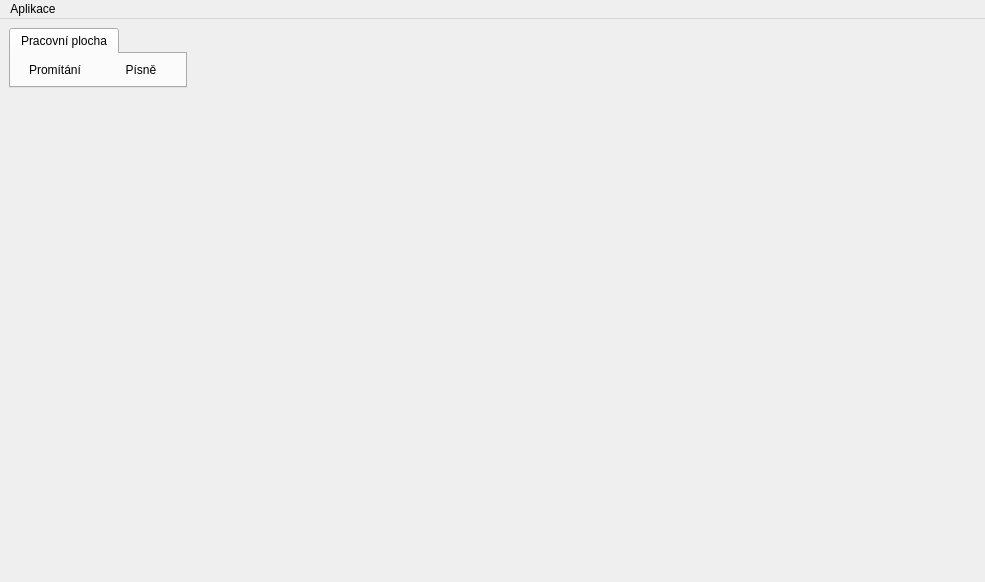
<?xml version="1.0" encoding="UTF-8"?>
<ui version="4.0">
 <class>MainWindow</class>
 <widget class="QMainWindow" name="MainWindow">
  <property name="geometry">
   <rect>
    <x>0</x>
    <y>0</y>
    <width>985</width>
    <height>582</height>
   </rect>
  </property>
  <property name="acceptDrops">
   <bool>true</bool>
  </property>
  <property name="windowIcon">
   <iconset resource="../../res/resources.qrc">
    <normaloff>:/logos/lumen_icon_16.png</normaloff>:/logos/lumen_icon_16.png</iconset>
  </property>
  <widget class="QWidget" name="centralwidget">
   <layout class="QVBoxLayout" name="verticalLayout">
    <item>
     <layout class="QHBoxLayout" name="ltMenu">
      <property name="rightMargin">
       <number>0</number>
      </property>
      <item>
       <widget class="QTabWidget" name="tabWidget_2">
        <property name="sizePolicy">
         <sizepolicy hsizetype="Preferred" vsizetype="Preferred">
          <horstretch>0</horstretch>
          <verstretch>0</verstretch>
         </sizepolicy>
        </property>
        <property name="focusPolicy">
         <enum>Qt::NoFocus</enum>
        </property>
        <widget class="QWidget" name="tab_3">
         <attribute name="icon">
          <iconset resource="../../res/resources.qrc">
           <normaloff>:/icons/16/Virtual Machine_16px.png</normaloff>:/icons/16/Virtual Machine_16px.png</iconset>
         </attribute>
         <attribute name="title">
          <string>Pracovní plocha</string>
         </attribute>
         <layout class="QHBoxLayout" name="horizontalLayout_2">
          <property name="leftMargin">
           <number>4</number>
          </property>
          <property name="topMargin">
           <number>4</number>
          </property>
          <property name="rightMargin">
           <number>4</number>
          </property>
          <property name="bottomMargin">
           <number>4</number>
          </property>
          <item>
           <widget class="QPushButton" name="btnPresentationMode">
            <property name="text">
             <string>Promítání</string>
            </property>
            <property name="icon">
             <iconset resource="../../res/resources.qrc">
              <normaloff>:/icons/16/Video Projector_16px.png</normaloff>:/icons/16/Video Projector_16px.png</iconset>
            </property>
            <property name="checkable">
             <bool>true</bool>
            </property>
            <property name="checked">
             <bool>false</bool>
            </property>
            <property name="flat">
             <bool>true</bool>
            </property>
            <attribute name="buttonGroup">
             <string notr="true">bgMode</string>
            </attribute>
           </widget>
          </item>
          <item>
           <widget class="QPushButton" name="btnSongsMode">
            <property name="text">
             <string>Písně</string>
            </property>
            <property name="icon">
             <iconset resource="../../res/resources.qrc">
              <normaloff>:/icons/16/Musical Notes_16px.png</normaloff>:/icons/16/Musical Notes_16px.png</iconset>
            </property>
            <property name="checkable">
             <bool>true</bool>
            </property>
            <property name="flat">
             <bool>true</bool>
            </property>
            <attribute name="buttonGroup">
             <string notr="true">bgMode</string>
            </attribute>
           </widget>
          </item>
         </layout>
        </widget>
       </widget>
      </item>
      <item>
       <widget class="QStackedWidget" name="swMenu"/>
      </item>
     </layout>
    </item>
    <item>
     <widget class="QStackedWidget" name="swModes">
      <property name="sizePolicy">
       <sizepolicy hsizetype="Preferred" vsizetype="Expanding">
        <horstretch>0</horstretch>
        <verstretch>1</verstretch>
       </sizepolicy>
      </property>
      <widget class="MainWindow_PresentationMode" name="wgtPresentationMode"/>
      <widget class="MainWindow_SongsMode" name="wgtSongsMode"/>
     </widget>
    </item>
   </layout>
  </widget>
  <widget class="QMenuBar" name="menuBar">
   <property name="geometry">
    <rect>
     <x>0</x>
     <y>0</y>
     <width>985</width>
     <height>21</height>
    </rect>
   </property>
   <widget class="QMenu" name="menuProgram">
    <property name="title">
     <string>Aplikace</string>
    </property>
    <addaction name="actionGenerateDocuments"/>
    <addaction name="separator"/>
    <addaction name="actionBulkEditSongs"/>
    <addaction name="separator"/>
    <addaction name="actionBackgrounds"/>
    <addaction name="actionStyles"/>
    <addaction name="actionImportBible"/>
    <addaction name="actionSettings"/>
    <addaction name="separator"/>
    <addaction name="actionSendFeedback"/>
    <addaction name="actionAbout"/>
   </widget>
   <addaction name="menuProgram"/>
  </widget>
  <action name="actionSettings">
   <property name="icon">
    <iconset resource="../../res/resources.qrc">
     <normaloff>:/icons/16/Settings_16px.png</normaloff>:/icons/16/Settings_16px.png</iconset>
   </property>
   <property name="text">
    <string>Nastavení</string>
   </property>
  </action>
  <action name="actionBackgrounds">
   <property name="icon">
    <iconset resource="../../res/resources.qrc">
     <normaloff>:/icons/16/Full Image_16px.png</normaloff>:/icons/16/Full Image_16px.png</iconset>
   </property>
   <property name="text">
    <string>Správa pozadí</string>
   </property>
  </action>
  <action name="actionStyles">
   <property name="icon">
    <iconset resource="../../res/resources.qrc">
     <normaloff>:/icons/16/Paint Palette_16px.png</normaloff>:/icons/16/Paint Palette_16px.png</iconset>
   </property>
   <property name="text">
    <string>Správa stylů</string>
   </property>
  </action>
  <action name="actionGenerateDocuments">
   <property name="icon">
    <iconset resource="../../res/resources.qrc">
     <normaloff>:/icons/16/Moleskine_16px.png</normaloff>:/icons/16/Moleskine_16px.png</iconset>
   </property>
   <property name="text">
    <string>Vytvořit zpěvník</string>
   </property>
  </action>
  <action name="actionAbout">
   <property name="icon">
    <iconset resource="../../res/resources.qrc">
     <normaloff>:/icons/16/Info_16px.png</normaloff>:/icons/16/Info_16px.png</iconset>
   </property>
   <property name="text">
    <string>O programu</string>
   </property>
  </action>
  <action name="actionImportFromOpenSong">
   <property name="icon">
    <iconset resource="../../res/resources.qrc">
     <normaloff>:/icons/16/OpenSong_16px.png</normaloff>:/icons/16/OpenSong_16px.png</iconset>
   </property>
   <property name="text">
    <string>Importovat z OpenSongu</string>
   </property>
  </action>
  <action name="actionImportFromLumen">
   <property name="icon">
    <iconset resource="../../res/resources.qrc">
     <normaloff>:/icons/16/Import_16px.png</normaloff>:/icons/16/Import_16px.png</iconset>
   </property>
   <property name="text">
    <string>Importovat</string>
   </property>
  </action>
  <action name="actionSendFeedback">
   <property name="icon">
    <iconset resource="../../res/resources.qrc">
     <normaloff>:/icons/16/Feedback_16px.png</normaloff>:/icons/16/Feedback_16px.png</iconset>
   </property>
   <property name="text">
    <string>Zpětná vazba</string>
   </property>
  </action>
  <action name="actionBulkEditSongs">
   <property name="icon">
    <iconset resource="../../res/resources.qrc">
     <normaloff>:/icons/16/Blockchain Technology_16px.png</normaloff>:/icons/16/Blockchain Technology_16px.png</iconset>
   </property>
   <property name="text">
    <string>Hromadná úprava písní</string>
   </property>
  </action>
  <action name="actionImportBible">
   <property name="icon">
    <iconset resource="../../res/resources.qrc">
     <normaloff>:/icons/16/Holy Bible_16px.png</normaloff>:/icons/16/Holy Bible_16px.png</iconset>
   </property>
   <property name="text">
    <string>Importovat překlad Bible</string>
   </property>
  </action>
 </widget>
 <customwidgets>
  <customwidget>
   <class>MainWindow_PresentationMode</class>
   <extends>QWidget</extends>
   <header>gui/mainwindow_presentationmode.h</header>
   <container>1</container>
  </customwidget>
  <customwidget>
   <class>MainWindow_SongsMode</class>
   <extends>QWidget</extends>
	 <header>gui/mainwindow_songsmode.h</header>
   <container>1</container>
  </customwidget>
 </customwidgets>
 <resources>
  <include location="../../res/resources.qrc"/>
 </resources>
 <connections/>
 <buttongroups>
  <buttongroup name="bgMode"/>
 </buttongroups>
</ui>
